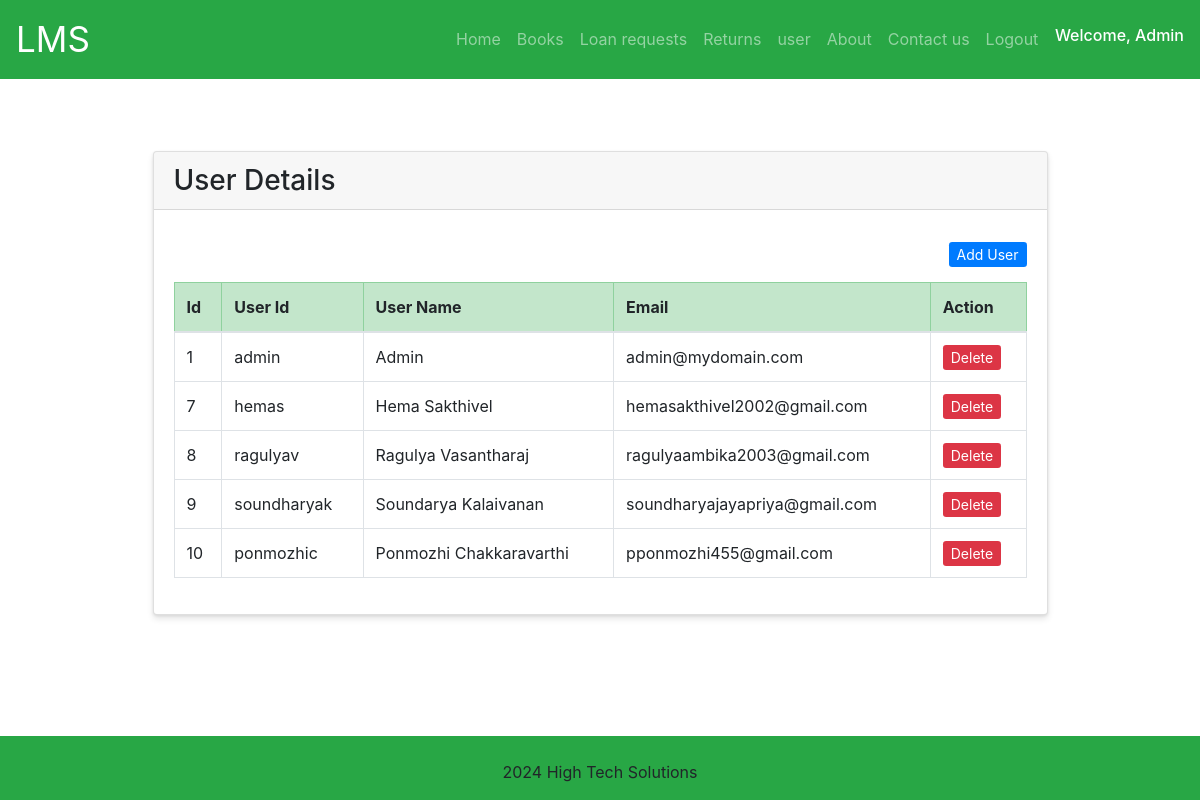
The app's page /users (signed in) with its own data.
### tables this page shows
CREATE TABLE users (
    id INTEGER PRIMARY KEY AUTOINCREMENT,
    user_id VARCHAR(50) NOT NULL UNIQUE,
    user_name VARCHAR(100) NOT NULL,
    user_email VARCHAR(100) NOT NULL UNIQUE,
    user_password TEXT NOT NULL
);

### lms.py (the view)
@app.route('/users')
def list_users():
    if 'logged_in' not in session:
        return render_template('loginForm.html')
    db = get_db_connection()
    users = db.execute('SELECT id,user_id,user_name,user_email from users').fetchall()
    db.close()
    return render_template('users.html', users=users)

### lms.py (called while the page is built)
def create_db_file(dbname):
    if os.path.isfile(dbname):
        return
    f=open(dbname, "x")

def get_db_connection():
    create_db_file(DATABASE)
    conn = sqlite3.connect(DATABASE)
    conn.row_factory = sqlite3.Row
    return conn

### templates/users.html (shortened to what this page needs)
{% extends "base.html" %}
{% block content %}
<div class="container mt-5">
  <div class="row justify-content-center">
    <div class="col-md-10">
      <div class="card raised-table">
        <h3 class="card-header">
          User Details
        </h3>
        <div class="card-body">
          <div class="table-responsive-sm">
            <p style="text-align: right;"><a href="{{ url_for('open_new_user') }}" class="btn-sm btn-primary">Add User</a> </p>
            <table class="table table-bordered thead-primary">
                <thead class="table-success">
                    <tr>
                        <th>Id</th>
                        <th>User Id</th>
                        <th>User Name</th>
                        <th>Email</th>
                        <th>Action</th>
                    </tr>
                </thead>
                {% for user in users %}
                <tr>
                    <td>{{ user.id }}</td>
                    <td>{{ user.user_id }}</td>
                    <td>{{ user.user_name }}</td>
                    <td>{{ user.user_email }}</td>
                    <td><a href="/deleteUser/{{ user.id }}" class="btn-sm btn-danger" onclick="return confirm('Are you sure you want to delete?')">Delete</a></td>
                </tr>
                {% else %}<tr>
                    <td colspan="4">No records found</td>
                </tr>
                {% endfor %}
            </table>
        </div>
        </div>
      </div>
    </div>
  </div>
</div>
{% endblock %}

### templates/base.html (style rules this page uses)
html, body { height: 100%; width: 100%; margin: 0; padding: 0; padding-bottom: 0px; }
table { border-collapse: collapse; }
.raised-table { box-shadow: 0 4px 6px rgba(0, 0, 0, 0.1), 0 1px 3px rgba(0, 0, 0, 0.08); }

### records on screen
users: id "1", user_id "admin", user_name "Admin", user_email "admin@mydomain.com"
users: id "7", user_id "hemas", user_name "Hema Sakthivel", user_email "hemasakthivel2002@gmail.com"
users: id "8", user_id "ragulyav", user_name "Ragulya Vasantharaj", user_email "ragulyaambika2003@gmail.com"
users: id "9", user_id "soundharyak", user_name "Soundarya Kalaivanan", user_email "soundharyajayapriya@gmail.com"
users: id "10", user_id "ponmozhic", user_name "Ponmozhi Chakkaravarthi", user_email "pponmozhi455@gmail.com"

### other values on screen
{{ session['username'] }} "Admin"
